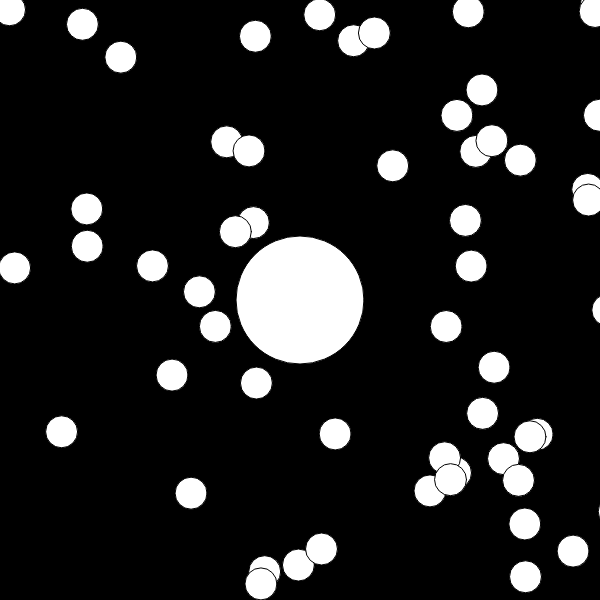
Frame 1 (no input)
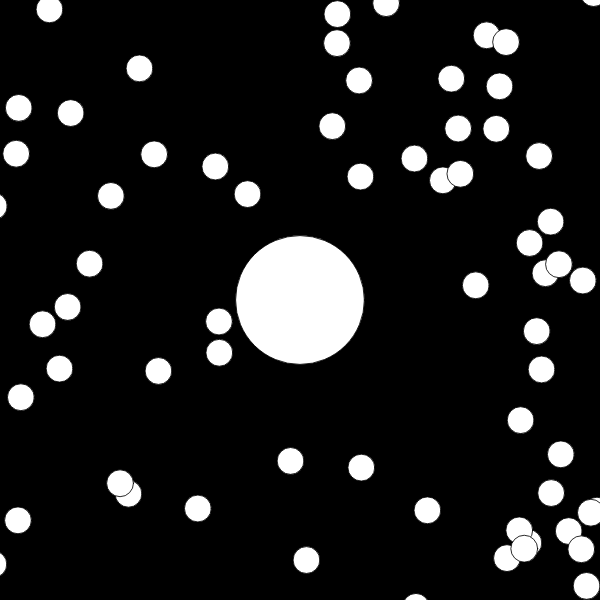
Frame 60 (no input)
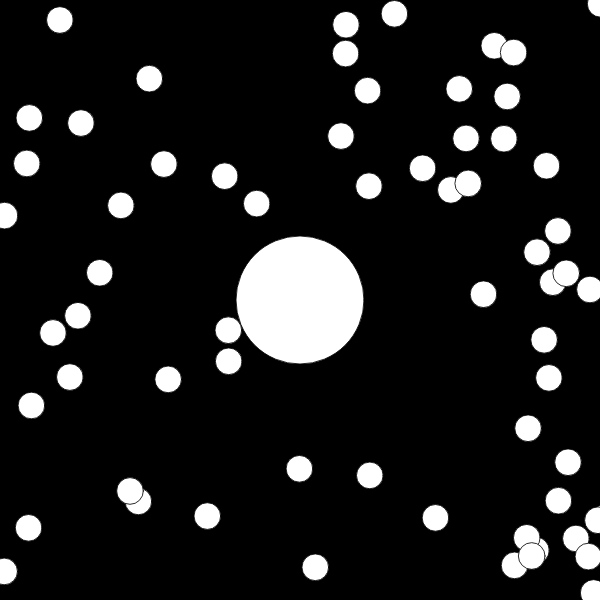
Frame 120 (the mouse pressed at the canvas centre since frame 60)

The p5.js sketch that drew these frames (run headless with seeded random() and noise() and a simulated clock; from frame 60 on, the mouse is pressed at the canvas centre):

// p5.js sketch
// ── sketch.js
var player;
var monsters = [];
var zoom = 1;


function setup() {
    createCanvas(600, 600);
    player = new Blob(0,0,64); 
	
	for (var i = 0; i < 200; i++) { 
		var x = random(-width, width)
		var y = random(-height, height)
		monsters[i] = new Blob(x,y,16); 
	}
}

function draw() {
    background(0);

	translate(width/2,height/2);
	var newZoom = 64 / player.r;
	zoom = lerp(zoom,newZoom, 0.1); // interpolation
	scale(zoom);
	translate(-player.pos.x,-player.pos.y);

	for (var i = monsters.length-1; i >= 0; i--) {
		monsters[i].show();
		if(player.eats(monsters[i])){
			monsters.splice(i,1);
		}
	}

	player.show();
	player.update();
}
// ── 404.html
<!DOCTYPE html><html lang="en"><head><meta charSet="utf-8"/><meta name="viewport" content="width=device-width, initial-scale=1, maximum-scale=1, user-scalable=no"/><link rel="preload" href="/_next/static/media/569ce4b8f30dc480-s.p.woff2" as="font" crossorigin="" type="font/woff2"/><link rel="preload" href="/_next/static/media/93f479601ee12b01-s.p.woff2" as="font" crossorigin="" type="font/woff2"/><link rel="stylesheet" href="/_next/static/css/800f92945d775137.css" data-precedence="next"/><link rel="preload" as="script" fetchPriority="low" href="/_next/static/chunks/webpack-9228787cbdcb163d.js"/><script src="/_next/static/chunks/4bd1b696-aaf09b882924c802.js" async=""></script><script src="/_next/static/chunks/517-1bef3e71f65a44f4.js" async=""></script><script src="/_next/static/chunks/main-app-4abb86dd93e6d411.js" async=""></script><meta name="robots" content="noindex"/><meta name="next-size-adjust" content=""/><title>404: This page could not be found.</title><title>[Your Name] - Graphic Designer Portfolio</title><meta name="description" content="Professional portfolio of [Your Name] - Graphic Designer specializing in branding, portraits, and poster design"/><meta name="keywords" content="graphic design, portfolio, branding, portraits, posters"/><script src="/_next/static/chunks/polyfills-42372ed130431b0a.js" noModule=""></script></head><body class="__variable_4d318d __variable_ea5f4b antialiased"><div style="font-family:system-ui,&quot;Segoe UI&quot;,Roboto,Helvetica,Arial,sans-serif,&quot;Apple Color Emoji&quot;,&quot;Segoe UI Emoji&quot;;height:100vh;text-align:center;display:flex;flex-direction:column;align-items:center;justify-content:center"><div><style>body{color:#000;background:#fff;margin:0}.next-error-h1{border-right:1px solid rgba(0,0,0,.3)}@media (prefers-color-scheme:dark){body{color:#fff;background:#000}.next-error-h1{border-right:1px solid rgba(255,255,255,.3)}}</style><h1 class="next-error-h1" style="display:inline-block;margin:0 20px 0 0;padding:0 23px 0 0;font-size:24px;font-weight:500;vertical-align:top;line-height:49px">404</h1><div style="display:inline-block"><h2 style="font-size:14px;font-weight:400;line-height:49px;margin:0">This page could not be found.</h2></div></div></div><script src="/_next/static/chunks/webpack-9228787cbdcb163d.js" async=""></script><script>(self.__next_f=self.__next_f||[]).push([0])</script><script>self.__next_f.push([1,"1:\"$Sreact.fragment\"\n2:I[5244,[],\"\"]\n3:I[3866,[],\"\"]\n4:I[6213,[],\"OutletBoundary\"]\n6:I[6213,[],\"MetadataBoundary\"]\n8:I[6213,[],\"ViewportBoundary\"]\na:I[4835,[],\"\"]\n:HL[\"/_next/static/media/569ce4b8f30dc480-s.p.woff2\",\"font\",{\"crossOrigin\":\"\",\"type\":\"font/woff2\"}]\n:HL[\"/_next/static/media/93f479601ee12b01-s.p.woff2\",\"font\",{\"crossOrigin\":\"\",\"type\":\"font/woff2\"}]\n:HL[\"/_next/static/css/800f92945d775137.css\",\"style\"]\n"])</script><script>self.__next_f.push([1,"0:{\"P\":null,\"b\":\"LK1wMZBU8n7Z6poJq2u40\",\"p\":\"\",\"c\":[\"\",\"_not-found\"],\"i\":false,\"f\":[[[\"\",{\"children\":[\"/_not-found\",{\"children\":[\"__PAGE__\",{}]}]},\"$undefined\",\"$undefined\",true],[\"\",[\"$\",\"$1\",\"c\",{\"children\":[[[\"$\",\"link\",\"0\",{\"rel\":\"stylesheet\",\"href\":\"/_next/static/css/800f92945d775137.css\",\"precedence\":\"next\",\"crossOrigin\":\"$undefined\",\"nonce\":\"$undefined\"}]],[\"$\",\"html\",null,{\"lang\":\"en\",\"children\":[\"$\",\"body\",null,{\"className\":\"__variable_4d318d __variable_ea5f4b antialiased\",\"children\":[\"$\",\"$L2\",null,{\"parallelRouterKey\":\"children\",\"segmentPath\":[\"children\"],\"error\":\"$undefined\",\"errorStyles\":\"$undefined\",\"errorScripts\":\"$undefined\",\"template\":[\"$\",\"$L3\",null,{}],\"templateStyles\":\"$undefined\",\"templateScripts\":\"$undefined\",\"notFound\":[[],[[\"$\",\"title\",null,{\"children\":\"404: This page could not be found.\"}],[\"$\",\"div\",null,{\"style\":{\"fontFamily\":\"system-ui,\\\"Segoe UI\\\",Roboto,Helvetica,Arial,sans-serif,\\\"Apple Color Emoji\\\",\\\"Segoe UI Emoji\\\"\",\"height\":\"100vh\",\"textAlign\":\"center\",\"display\":\"flex\",\"flexDirection\":\"column\",\"alignItems\":\"center\",\"justifyContent\":\"center\"},\"children\":[\"$\",\"div\",null,{\"children\":[[\"$\",\"style\",null,{\"dangerouslySetInnerHTML\":{\"__html\":\"body{color:#000;background:#fff;margin:0}.next-error-h1{border-right:1px solid rgba(0,0,0,.3)}@media (prefers-color-scheme:dark){body{color:#fff;background:#000}.next-error-h1{border-right:1px solid rgba(255,255,255,.3)}}\"}}],[\"$\",\"h1\",null,{\"className\":\"next-error-h1\",\"style\":{\"display\":\"inline-block\",\"margin\":\"0 20px 0 0\",\"padding\":\"0 23px 0 0\",\"fontSize\":24,\"fontWeight\":500,\"verticalAlign\":\"top\",\"lineHeight\":\"49px\"},\"children\":404}],[\"$\",\"div\",null,{\"style\":{\"display\":\"inline-block\"},\"children\":[\"$\",\"h2\",null,{\"style\":{\"fontSize\":14,\"fontWeight\":400,\"lineHeight\":\"49px\",\"margin\":0},\"children\":\"This page could not be found.\"}]}]]}]}]]],\"forbidden\":\"$undefined\",\"unauthorized\":\"$undefined\"}]}]}]]}],{\"children\":[\"/_not-found\",[\"$\",\"$1\",\"c\",{\"children\":[null,[\"$\",\"$L2\",null,{\"parallelRouterKey\":\"children\",\"segmentPath\":[\"children\",\"/_not-found\",\"children\"],\"error\":\"$undefined\",\"errorStyles\":\"$undefined\",\"errorScripts\":\"$undefined\",\"template\":[\"$\",\"$L3\",null,{}],\"templateStyles\":\"$undefined\",\"templateScripts\":\"$undefined\",\"notFound\":\"$undefined\",\"forbidden\":\"$undefined\",\"unauthorized\":\"$undefined\"}]]}],{\"children\":[\"__PAGE__\",[\"$\",\"$1\",\"c\",{\"children\":[[[\"$\",\"title\",null,{\"children\":\"404: This page could not be found.\"}],[\"$\",\"div\",null,{\"style\":\"$0:f:0:1:1:props:children:1:props:children:props:children:props:notFound:1:1:props:style\",\"children\":[\"$\",\"div\",null,{\"children\":[[\"$\",\"style\",null,{\"dangerouslySetInnerHTML\":{\"__html\":\"body{color:#000;background:#fff;margin:0}.next-error-h1{border-right:1px solid rgba(0,0,0,.3)}@media (prefers-color-scheme:dark){body{color:#fff;background:#000}.next-error-h1{border-right:1px solid rgba(255,255,255,.3)}}\"}}],[\"$\",\"h1\",null,{\"className\":\"next-error-h1\",\"style\":\"$0:f:0:1:1:props:children:1:props:children:props:children:props:notFound:1:1:props:children:props:children:1:props:style\",\"children\":404}],[\"$\",\"div\",null,{\"style\":\"$0:f:0:1:1:props:children:1:props:children:props:children:props:notFound:1:1:props:children:props:children:2:props:style\",\"children\":[\"$\",\"h2\",null,{\"style\":\"$0:f:0:1:1:props:children:1:props:children:props:children:props:notFound:1:1:props:children:props:children:2:props:children:props:style\",\"children\":\"This page could not be found.\"}]}]]}]}]],null,[\"$\",\"$L4\",null,{\"children\":\"$L5\"}]]}],{},null,false]},null,false]},null,false],[\"$\",\"$1\",\"h\",{\"children\":[[\"$\",\"meta\",null,{\"name\":\"robots\",\"content\":\"noindex\"}],[\"$\",\"$1\",\"JC47Y0I8-8hGxKLG50TG9\",{\"children\":[[\"$\",\"$L6\",null,{\"children\":\"$L7\"}],[\"$\",\"$L8\",null,{\"children\":\"$L9\"}],[\"$\",\"meta\",null,{\"name\":\"next-size-adjust\",\"content\":\"\"}]]}]]}],false]],\"m\":\"$undefined\",\"G\":[\"$a\",\"$undefined\"],\"s\":false,\"S\":true}\n"])</script><script>self.__next_f.push([1,"9:[[\"$\",\"meta\",\"0\",{\"name\":\"viewport\",\"content\":\"width=device-width, initial-scale=1, maximum-scale=1, user-scalable=no\"}]]\n7:[[\"$\",\"meta\",\"0\",{\"charSet\":\"utf-8\"}],[\"$\",\"title\",\"1\",{\"children\":\"[Your Name] - Graphic Designer Portfolio\"}],[\"$\",\"meta\",\"2\",{\"name\":\"description\",\"content\":\"Professional portfolio of [Your Name] - Graphic Designer specializing in branding, portraits, and poster design\"}],[\"$\",\"meta\",\"3\",{\"name\":\"keywords\",\"content\":\"graphic design, portfolio, branding, portraits, posters\"}]]\n"])</script><script>self.__next_f.push([1,"5:null\n"])</script></body></html>
// ── blob.js
function Blob(x,y,r) {
     this.pos = createVector(x,y)
     this.r = r;
	 this.velocity = createVector(0,0);

	this.update = function() {
		var newVelocity = createVector(mouseX-width/2, mouseY-height/2);
		newVelocity.setMag(3);
		this.velocity.lerp(newVelocity, 0.2)
		this.pos.add(this.velocity);
	}

	this.eats = function(other) {
		var distance = p5.Vector.dist(this.pos,other.pos);
		if (distance < this.r + other.r){
			var sum = (PI * this.r * this.r) + (PI * other.r * other.r);
			this.r = sqrt(sum/PI);
			//this.r += other.r;
			return true;
		} else {
			return false;
		}
	}

     this.show = function() {
        fill(255);
        ellipse(this.pos.x, this.pos.y, this.r*2, this.r*2);
     }
}
// ── main.html
<!DOCTYPE html><html lang="en"><head><meta charSet="utf-8"/><meta name="viewport" content="width=device-width, initial-scale=1, maximum-scale=1, user-scalable=no"/><link rel="preload" href="/_next/static/media/569ce4b8f30dc480-s.p.woff2" as="font" crossorigin="" type="font/woff2"/><link rel="preload" href="/_next/static/media/93f479601ee12b01-s.p.woff2" as="font" crossorigin="" type="font/woff2"/><link rel="preload" as="image" href="/logo.png"/><link rel="stylesheet" href="/_next/static/css/3add347c9c6ad5dd.css" data-precedence="next"/><link rel="stylesheet" href="/_next/static/css/f792581fb05be234.css" data-precedence="next"/><link rel="preload" as="script" fetchPriority="low" href="/_next/static/chunks/webpack-9d453f4e7efb50ba.js"/><script src="/_next/static/chunks/4bd1b696-aaf09b882924c802.js" async=""></script><script src="/_next/static/chunks/517-9f927dd4c5268114.js" async=""></script><script src="/_next/static/chunks/main-app-4abb86dd93e6d411.js" async=""></script><script src="/_next/static/chunks/870fdd6f-36507529f542b1b8.js" async=""></script><script src="/_next/static/chunks/69b09407-cf7a9712acf28f12.js" async=""></script><script src="/_next/static/chunks/529-9196543836c0f247.js" async=""></script><script src="/_next/static/chunks/app/main/page-fa42aa689e84b1c3.js" async=""></script><meta name="next-size-adjust" content=""/><title>[Your Name] - Graphic Designer Portfolio</title><meta name="description" content="Professional portfolio of [Your Name] - Graphic Designer specializing in branding, portraits, and poster design"/><meta name="keywords" content="graphic design, portfolio, branding, portraits, posters"/><link rel="icon" href="/favicon.ico" type="image/x-icon" sizes="16x16"/><script src="/_next/static/chunks/polyfills-42372ed130431b0a.js" noModule=""></script></head><body class="__variable_4d318d __variable_ea5f4b antialiased"><div class="main"><nav><div class="navbar-container"><div class="logo"><img src="/logo.png" alt="Creative Workspace" class="logo-img"/></div><button class="hamburger-menu" aria-label="Toggle navigation menu">...</button><ul class="navbar-links "><li><a href="/">Home</a></li><li><a href="#about">About Me</a></li><li><a href="#myWork">My Work</a></li><li><a href="#contact">Contact Me</a></li></ul></div></nav><section id="contact" class="contact-section hidden"><h2>Contact Me</h2><div class="contact-grid"><div class="contact-info"><h3>Let&#x27;s Talk</h3><p><svg aria-hidden="true" focusable="false" data-prefix="fas" data-icon="envelope" class="svg-inline--fa fa-envelope i" role="img" xmlns="http://www.w3.org/2000/svg" viewBox="0 0 512 512"><path fill="currentColor" d="M48 64C21.5 64 0 85.5 0 112c0 15.1 7.1 29.3 19.2 38.4L236.8 313.6c11.4 8.5 27 8.5 38.4 0L492.8 150.4c12.1-9.1 19.2-23.3 19.2-38.4c0-26.5-21.5-48-48-48L48 64zM0 176L0 384c0 35.3 28.7 64 64 64l384 0c35.3 0 64-28.7 64-64l0-208L294.4 339.2c-22.8 17.1-54 17.1-76.8 0L0 176z"></path></svg> email@example.com</p><p><svg aria-hidden="true" focusable="false" data-prefix="fas" data-icon="phone" class="svg-inline--fa fa-phone i" role="img" xmlns="http://www.w3.org/2000/svg" viewBox="0 0 512 512"><path fill="currentColor" d="M164.9 24.6c-7.7-18.6-28-28.5-47.4-23.2l-88 24C12.1 30.2 0 46 0 64C0 311.4 200.6 512 448 512c18 0 33.8-12.1 38.6-29.5l24-88c5.3-19.4-4.6-39.7-23.2-47.4l-96-40c-16.3-6.8-35.2-2.1-46.3 11.6L304.7 368C234.3 334.7 177.3 277.7 144 207.3L193.3 167c13.7-11.2 18.4-30 11.6-46.3l-40-96z"></path></svg> (123) 456-7890</p><p><svg aria-hidden="true" focusable="false" data-prefix="fas" data-icon="location-dot" class="svg-inline--fa fa-location-dot i" role="img" xmlns="http://www.w3.org/2000/svg" viewBox="0 0 384 512"><path fill="currentColor" d="M215.7 499.2C267 435 384 279.4 384 192C384 86 298 0 192 0S0 86 0 192c0 87.4 117 243 168.3 307.2c12.3 15.3 35.1 15.3 47.4 0zM192 128a64 64 0 1 1 0 128 64 64 0 1 1 0-128z"></path></svg> City, Country</p></div><div class="form-container"><form><div class="form-group"><label for="name" class="label">Name</label><input type="text" id="name" required="" class="input" name="name" value=""/></div><div class="form-group"><label for="email" class="label">Email</label><input type="email" id="email" required="" class="input" name="email" value=""/></div><div class="form-group"><label for="message" class="label">Message</label><textarea id="message" name="message" required="" class="textarea"></textarea></div><button type="submit" class="button">Submit</button></form></div></div></section><footer><p>© <!-- -->2025<!-- --> <span class="highlight">[Your Name]</span>. All rights reserved.</p><div class="social-media"><a href="https://www.facebook.com/yourprofile" target="_blank"><svg aria-hidden="true" focusable="false" data-prefix="fab" data-icon="facebook-f" class="svg-inline--fa fa-facebook-f " role="img" xmlns="http://www.w3.org/2000/svg" viewBox="0 0 320 512"><path fill="currentColor" d="M80 299.3V512H196V299.3h86.5l18-97.8H196V166.9c0-51.7 20.3-71.5 72.7-71.5c16.3 0 29.4 .4 37 1.2V7.9C291.4 4 256.4 0 236.2 0C129.3 0 80 50.5 80 159.4v42.1H14v97.8H80z"></path></svg></a><a href="https://www.x.com/yourprofile" target="_blank"><svg aria-hidden="true" focusable="false" data-prefix="fab" data-icon="twitter" class="svg-inline--fa fa-twitter " role="img" xmlns="http://www.w3.org/2000/svg" viewBox="0 0 512 512"><path fill="currentColor" d="M459.37 151.716c.325 4.548.325 9.097.325 13.645 0 138.72-105.583 298.558-298.558 298.558-59.452 0-114.68-17.219-161.137-47.106 8.447.974 16.568 1.299 25.34 1.299 49.055 0 94.213-16.568 130.274-44.832-46.132-.975-84.792-31.188-98.112-72.772 6.498.974 12.995 1.624 19.818 1.624 9.421 0 18.843-1.3 27.614-3.573-48.081-9.747-84.143-51.98-84.143-102.985v-1.299c13.969 7.797 30.214 12.67 47.431 13.319-28.264-18.843-46.781-51.005-46.781-87.391 0-19.492 5.197-37.36 14.294-52.954 51.655 63.675 129.3 105.258 216.365 109.807-1.624-7.797-2.599-15.918-2.599-24.04 0-57.828 46.782-104.934 104.934-104.934 30.213 0 57.502 12.67 76.67 33.137 23.715-4.548 46.456-13.32 66.599-25.34-7.798 24.366-24.366 44.833-46.132 57.827 21.117-2.273 41.584-8.122 60.426-16.243-14.292 20.791-32.161 39.308-52.628 54.253z"></path></svg></a><a href="https://www.instagram.com/yourprofile" target="_blank"><svg aria-hidden="true" focusable="false" data-prefix="fab" data-icon="instagram" class="svg-inline--fa fa-instagram " role="img" xmlns="http://www.w3.org/2000/svg" viewBox="0 0 448 512"><path fill="currentColor" d="M224.1 141c-63.6 0-114.9 51.3-114.9 114.9s51.3 114.9 114.9 114.9S339 319.5 339 255.9 287.7 141 224.1 141zm0 189.6c-41.1 0-74.7-33.5-74.7-74.7s33.5-74.7 74.7-74.7 74.7 33.5 74.7 74.7-33.6 74.7-74.7 74.7zm146.4-194.3c0 14.9-12 26.8-26.8 26.8-14.9 0-26.8-12-26.8-26.8s12-26.8 26.8-26.8 26.8 12 26.8 26.8zm76.1 27.2c-1.7-35.9-9.9-67.7-36.2-93.9-26.2-26.2-58-34.4-93.9-36.2-37-2.1-147.9-2.1-184.9 0-35.8 1.7-67.6 9.9-93.9 36.1s-34.4 58-36.2 93.9c-2.1 37-2.1 147.9 0 184.9 1.7 35.9 9.9 67.7 36.2 93.9s58 34.4 93.9 36.2c37 2.1 147.9 2.1 184.9 0 35.9-1.7 67.7-9.9 93.9-36.2 26.2-26.2 34.4-58 36.2-93.9 2.1-37 2.1-147.8 0-184.8zM398.8 388c-7.8 19.6-22.9 34.7-42.6 42.6-29.5 11.7-99.5 9-132.1 9s-102.7 2.6-132.1-9c-19.6-7.8-34.7-22.9-42.6-42.6-11.7-29.5-9-99.5-9-132.1s-2.6-102.7 9-132.1c7.8-19.6 22.9-34.7 42.6-42.6 29.5-11.7 99.5-9 132.1-9s102.7-2.6 132.1 9c19.6 7.8 34.7 22.9 42.6 42.6 11.7 29.5 9 99.5 9 132.1s2.7 102.7-9 132.1z"></path></svg></a><a href="https://www.linkedin.com/in/yourprofile" target="_blank"><svg aria-hidden="true" focusable="false" data-prefix="fab" data-icon="linkedin-in" class="svg-inline--fa fa-linkedin-in " role="img" xmlns="http://www.w3.org/2000/svg" viewBox="0 0 448 512"><path fill="currentColor" d="M100.28 448H7.4V148.9h92.88zM53.79 108.1C24.09 108.1 0 83.5 0 53.8a53.79 53.79 0 0 1 107.58 0c0 29.7-24.1 54.3-53.79 54.3zM447.9 448h-92.68V302.4c0-34.7-.7-79.2-48.29-79.2-48.29 0-55.69 37.7-55.69 76.7V448h-92.78V148.9h89.08v40.8h1.3c12.4-23.5 42.69-48.3 87.88-48.3 94 0 111.28 61.9 111.28 142.3V448z"></path></svg></a></div></footer></div><script src="/_next/static/chunks/webpack-9d453f4e7efb50ba.js" async=""></script><script>(self.__next_f=self.__next_f||[]).push([0])</script><script>self.__next_f.push([1,"1:\"$Sreact.fragment\"\n2:I[5244,[],\"\"]\n3:I[3866,[],\"\"]\n4:I[7033,[],\"ClientPageRoot\"]\n5:I[4880,[\"266\",\"static/chunks/870fdd6f-36507529f542b1b8.js\",\"802\",\"static/chunks/69b09407-cf7a9712acf28f12.js\",\"529\",\"static/chunks/529-9196543836c0f247.js\",\"798\",\"static/chunks/app/main/page-fa42aa689e84b1c3.js\"],\"default\"]\n8:I[6213,[],\"OutletBoundary\"]\na:I[6213,[],\"MetadataBoundary\"]\nc:I[6213,[],\"ViewportBoundary\"]\ne:I[4835,[],\"\"]\n:HL[\"/_next/static/media/569ce4b8f30dc480-s.p.woff2\",\"font\",{\"crossOrigin\":\"\",\"type\":\"font/woff2\"}]\n:HL[\"/_next/static/media/93f479601ee12b01-s.p.woff2\",\"font\",{\"crossOrigin\":\"\",\"type\":\"font/woff2\"}]\n:HL[\"/_next/static/css/3add347c9c6ad5dd.css\",\"style\"]\n:HL[\"/_next/static/css/f792581fb05be234.css\",\"style\"]\n"])</script><script>self.__next_f.push([1,"0:{\"P\":null,\"b\":\"QFoxvTEzfQsUY5EWO5Itu\",\"p\":\"\",\"c\":[\"\",\"main\"],\"i\":false,\"f\":[[[\"\",{\"children\":[\"main\",{\"children\":[\"__PAGE__\",{}]}]},\"$undefined\",\"$undefined\",true],[\"\",[\"$\",\"$1\",\"c\",{\"children\":[[[\"$\",\"link\",\"0\",{\"rel\":\"stylesheet\",\"href\":\"/_next/static/css/3add347c9c6ad5dd.css\",\"precedence\":\"next\",\"crossOrigin\":\"$undefined\",\"nonce\":\"$undefined\"}]],[\"$\",\"html\",null,{\"lang\":\"en\",\"children\":[\"$\",\"body\",null,{\"className\":\"__variable_4d318d __variable_ea5f4b antialiased\",\"children\":[\"$\",\"$L2\",null,{\"parallelRouterKey\":\"children\",\"segmentPath\":[\"children\"],\"error\":\"$undefined\",\"errorStyles\":\"$undefined\",\"errorScripts\":\"$undefined\",\"template\":[\"$\",\"$L3\",null,{}],\"templateStyles\":\"$undefined\",\"templateScripts\":\"$undefined\",\"notFound\":[[],[[\"$\",\"title\",null,{\"children\":\"404: This page could not be found.\"}],[\"$\",\"div\",null,{\"style\":{\"fontFamily\":\"system-ui,\\\"Segoe UI\\\",Roboto,Helvetica,Arial,sans-serif,\\\"Apple Color Emoji\\\",\\\"Segoe UI Emoji\\\"\",\"height\":\"100vh\",\"textAlign\":\"center\",\"display\":\"flex\",\"flexDirection\":\"column\",\"alignItems\":\"center\",\"justifyContent\":\"center\"},\"children\":[\"$\",\"div\",null,{\"children\":[[\"$\",\"style\",null,{\"dangerouslySetInnerHTML\":{\"__html\":\"body{color:#000;background:#fff;margin:0}.next-error-h1{border-right:1px solid rgba(0,0,0,.3)}@media (prefers-color-scheme:dark){body{color:#fff;background:#000}.next-error-h1{border-right:1px solid rgba(255,255,255,.3)}}\"}}],[\"$\",\"h1\",null,{\"className\":\"next-error-h1\",\"style\":{\"display\":\"inline-block\",\"margin\":\"0 20px 0 0\",\"padding\":\"0 23px 0 0\",\"fontSize\":24,\"fontWeight\":500,\"verticalAlign\":\"top\",\"lineHeight\":\"49px\"},\"children\":404}],[\"$\",\"div\",null,{\"style\":{\"display\":\"inline-block\"},\"children\":[\"$\",\"h2\",null,{\"style\":{\"fontSize\":14,\"fontWeight\":400,\"lineHeight\":\"49px\",\"margin\":0},\"children\":\"This page could not be found.\"}]}]]}]}]]],\"forbidden\":\"$undefined\",\"unauthorized\":\"$undefined\"}]}]}]]}],{\"children\":[\"main\",[\"$\",\"$1\",\"c\",{\"children\":[null,[\"$\",\"$L2\",null,{\"parallelRouterKey\":\"children\",\"segmentPath\":[\"children\",\"main\",\"children\"],\"error\":\"$undefined\",\"errorStyles\":\"$undefined\",\"errorScripts\":\"$undefined\",\"template\":[\"$\",\"$L3\",null,{}],\"templateStyles\":\"$undefined\",\"templateScripts\":\"$undefined\",\"notFound\":\"$undefined\",\"forbidden\":\"$undefined\",\"unauthorized\":\"$undefined\"}]]}],{\"children\":[\"__PAGE__\",[\"$\",\"$1\",\"c\",{\"children\":[[\"$\",\"$L4\",null,{\"Component\":\"$5\",\"searchParams\":{},\"params\":{},\"promises\":[\"$@6\",\"$@7\"]}],[[\"$\",\"link\",\"0\",{\"rel\":\"stylesheet\",\"href\":\"/_next/static/css/f792581fb05be234.css\",\"precedence\":\"next\",\"crossOrigin\":\"$undefined\",\"nonce\":\"$undefined\"}]],[\"$\",\"$L8\",null,{\"children\":\"$L9\"}]]}],{},null,false]},null,false]},null,false],[\"$\",\"$1\",\"h\",{\"children\":[null,[\"$\",\"$1\",\"mF5OKDfdDtq76F-O3-S7v\",{\"children\":[[\"$\",\"$La\",null,{\"children\":\"$Lb\"}],[\"$\",\"$Lc\",null,{\"children\":\"$Ld\"}],[\"$\",\"meta\",null,{\"name\":\"next-size-adjust\",\"content\":\"\"}]]}]]}],false]],\"m\":\"$undefined\",\"G\":[\"$e\",\"$undefined\"],\"s\":false,\"S\":true}\n"])</script><script>self.__next_f.push([1,"6:{}\n7:{}\n"])</script><script>self.__next_f.push([1,"d:[[\"$\",\"meta\",\"0\",{\"name\":\"viewport\",\"content\":\"width=device-width, initial-scale=1, maximum-scale=1, user-scalable=no\"}]]\nb:[[\"$\",\"meta\",\"0\",{\"charSet\":\"utf-8\"}],[\"$\",\"title\",\"1\",{\"children\":\"[Your Name] - Graphic Designer Portfolio\"}],[\"$\",\"meta\",\"2\",{\"name\":\"description\",\"content\":\"Professional portfolio of [Your Name] - Graphic Designer specializing in branding, portraits, and poster design\"}],[\"$\",\"meta\",\"3\",{\"name\":\"keywords\",\"content\":\"graphic design, portfolio, branding, portraits, posters\"}],[\"$\",\"link\",\"4\",{\"rel\":\"icon\",\"href\":\"/favicon.ico\",\"type\":\"image/x-icon\",\"sizes\":\"16x16\"}]]\n"])</script><script>self.__next_f.push([1,"9:null\n"])</script></body></html>
